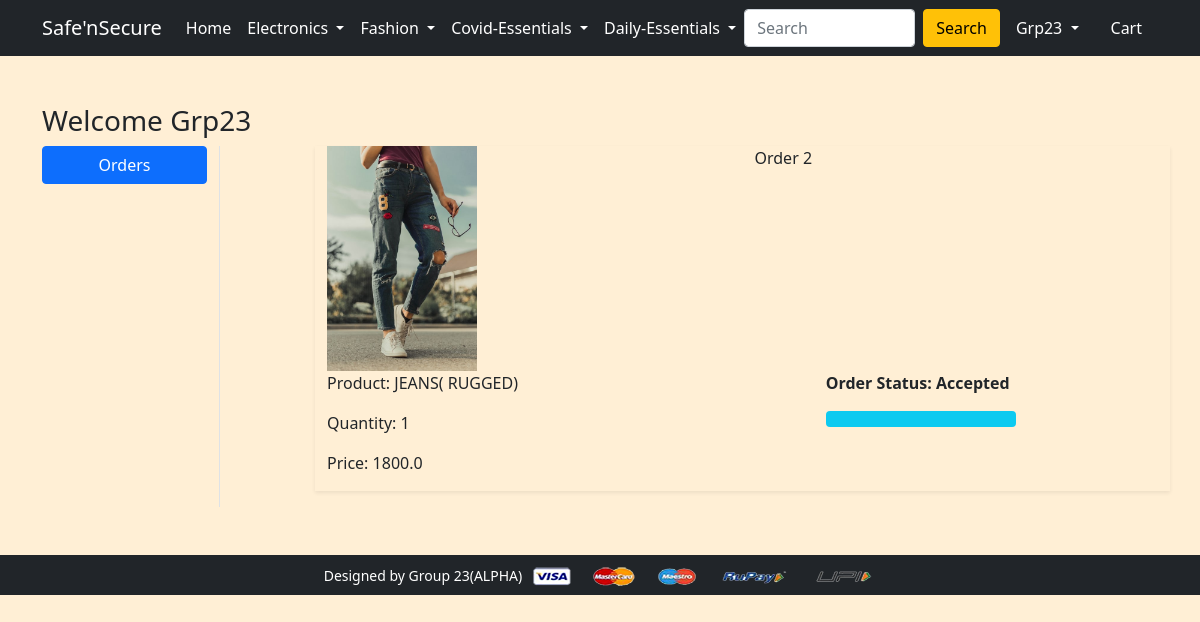
The page /pick/ (signed in) on the database its author committed.
### app/models.py (models this page shows, shortened)
class PickOrderPlaced(models.Model):
    user = models.ForeignKey(User, on_delete=models.CASCADE)
    product = models.ForeignKey(Product, on_delete=models.CASCADE)
    customer = models.ForeignKey(Customer,on_delete=models.CASCADE)
    quantity = models.PositiveIntegerField(default=1)
    ordered_date = models.DateTimeField(auto_now_add=True)
    status = models.CharField(max_length=50,choices=STATUS_CHOICES,default='Pending')
    @property
    def total_cost(self):
        return self.quantity * self.product.discounted_price

class Product(models.Model):
    title = models.CharField(max_length=100)
    selling_price = models.FloatField()
    discounted_price = models.FloatField()
    description = models.TextField()
    brand = models.CharField(max_length=100)
    category = models.CharField(choices=CATEGORY_CHOICES,max_length=2)
    product_image = models.ImageField(upload_to="productimg")
    pincode_of_shop = models.CharField(max_length=10)
    address=models.TextField(default ="")
    shop_name= models.CharField(max_length=100,default="")

### app/views.py (the view)
# urls.py: path('pick/', views.pick, name='pick'),
@login_required()
def pick(request):
    op = PickOrderPlaced.objects.filter(user=request.user)
    return render(request, 'app/pickup.html',{'pickorder_placed':op})

### app/templates/app/pickup.html (shortened to what this page needs)
{% extends 'app/base.html' %}
{% load static %}
{% block main-content %}
<div class="container my-5">
 <div class="row">
 <h3>Welcome <span class="text-capitalize">{{request.user}}</span></h3>
  <div class="col-sm-2 border-end">
   <ul class="list-unstyled">
    <li class="d-grid"><a href="{% url 'pick' %}" class="btn btn-primary">Orders</a></li>
   </ul>
  </div>
  <div class="col-sm-9 offset-sm-1">
   {% for op in pickorder_placed %}
   <div class="row shadow-sm mb-3">
    <div class="col-sm-6"><img src="{{op.product.product_image.url}}" alt=""srcset="" class="img-fluid" height="150" width="150"></div>
    <div class="col-sm-6">Order 2</div>
    <div class="col-sm-7">
     <p>Product: {{op.product.title}}</p>
     <p>Quantity: {{op.quantity}}</p>
     <p>Price: {{op.total_cost}}</p>
    </div>
    <div class="col-sm-3 fw-bold">
     <p>Order Status: {{op.status}}</p>
      {% if op.status == 'Accepted' %}
      <div class="progress">
       <div class="progress-bar bg-info" role="progressbar" style="width: 100%" aria-valuenow="100" aria-valuemin="0" aria-valuemax="100">
      </div></div>
       {% endif %}
    </div>
   </div>
   {% endfor %}
  </div>
 </div>
</div>
{% endblock main-content %}

### app/templates/app/base.html (shortened to what this page needs)
<!doctype html>
{% load static %}
<html lang="en">
  <head>
    <link href="https://cdn.jsdelivr.net/npm/bootstrap@5.0.0-beta1/dist/css/bootstrap.min.css" rel="stylesheet">
    <link rel="stylesheet" href="{% static 'app/css/owl.carousel.min.css' %}">
    <link rel="stylesheet" href="{% static 'app/css/all.min.css' %}">
    <link rel="stylesheet" href="{% static 'app/css/style.css' %}">
  </head>
  <body>
    <nav class="navbar navbar-dark bg-dark navbar-expand-lg">
    <div class="container">
       <a class="navbar-brand" href="/">Safe'nSecure</a>
       <div class="collapse navbar-collapse" id="navbarSupportedContent">
         <ul class="navbar-nav me-auto mb-2 mb-lg-0">
           <li class="nav-item">
             <a class="nav-link active" aria-current="page" href="/">Home</a>
           </li>
           <li class="nav-item dropdown">
             <a class="nav-link dropdown-toggle text-white" id="electronicsDropdown" role="button" data-bs-toggle="dropdown" aria-expanded="false">
               Electronics
             </a>
           </li>
           <li class="nav-item dropdown">
             <a class="nav-link dropdown-toggle text-white" id="fashionDropdown" role="button" data-bs-toggle="dropdown" aria-expanded="false">
               Fashion
             </a>
           </li>
             <li class="nav-item dropdown">
             <a class="nav-link dropdown-toggle text-white" id="fashionDropdown" role="button" data-bs-toggle="dropdown" aria-expanded="false">
               Covid-Essentials
             </a>
           </li>
             <li class="nav-item dropdown">
             <a class="nav-link dropdown-toggle text-white" id="fashionDropdown" role="button" data-bs-toggle="dropdown" aria-expanded="false">
               Daily-Essentials
             </a>
           </li>
         </ul>
         <form class="d-flex" action="{% url 'searchbar' %}" method="get">
           <input class="form-control me-2" type="text" placeholder="Search" aria-label="Search" name="search">
           <button class="btn btn-warning" type="submit">Search</button>
         </form>
         <div>
          <ul class="navbar-nav me-auto mb-2 mb-lg-0">
              {% if request.user.is_authenticated %}
           <li class="nav-item dropdown mx-2">
              <a class="nav-link dropdown-toggle text-white" id="profileDropdown" role="button" data-bs-toggle="dropdown" aria-expanded="false">
                  {{request.user.username|capfirst}}
              </a>
            </li>
            <li class="nav-item mx-2">
             <a href="{% url 'showcart' %}" class="nav-link text-white"> Cart </a>
            </li>
              {% endif %}
          </ul>
         </div>
       </div>
     </div>
    </nav>
    {% block main-content %} {% endblock main-content %}
    <footer class="container-fluid bg-dark text-center p-2 mt-5">
        <small class="text-white">Designed by Group 23(ALPHA)</small>
        <img src="{% static 'app/images/payment.png' %}" alt="" srcset="" class="img-fluid" height="2px">
    </footer>
  </body>
</html>

### app/templates/app/base.html (style rules this page uses)
body { background-color:#ffefd5; }

### rows shown on the page
PickOrderPlaced: product.product_image (picture), product "JEANS( RUGGED)", quantity "1", total_cost "1800.0", status "Accepted"

### other values the page prints
{{ request.user.username|capfirst }} "Grp23"
{{ request.user }} "Grp23"
